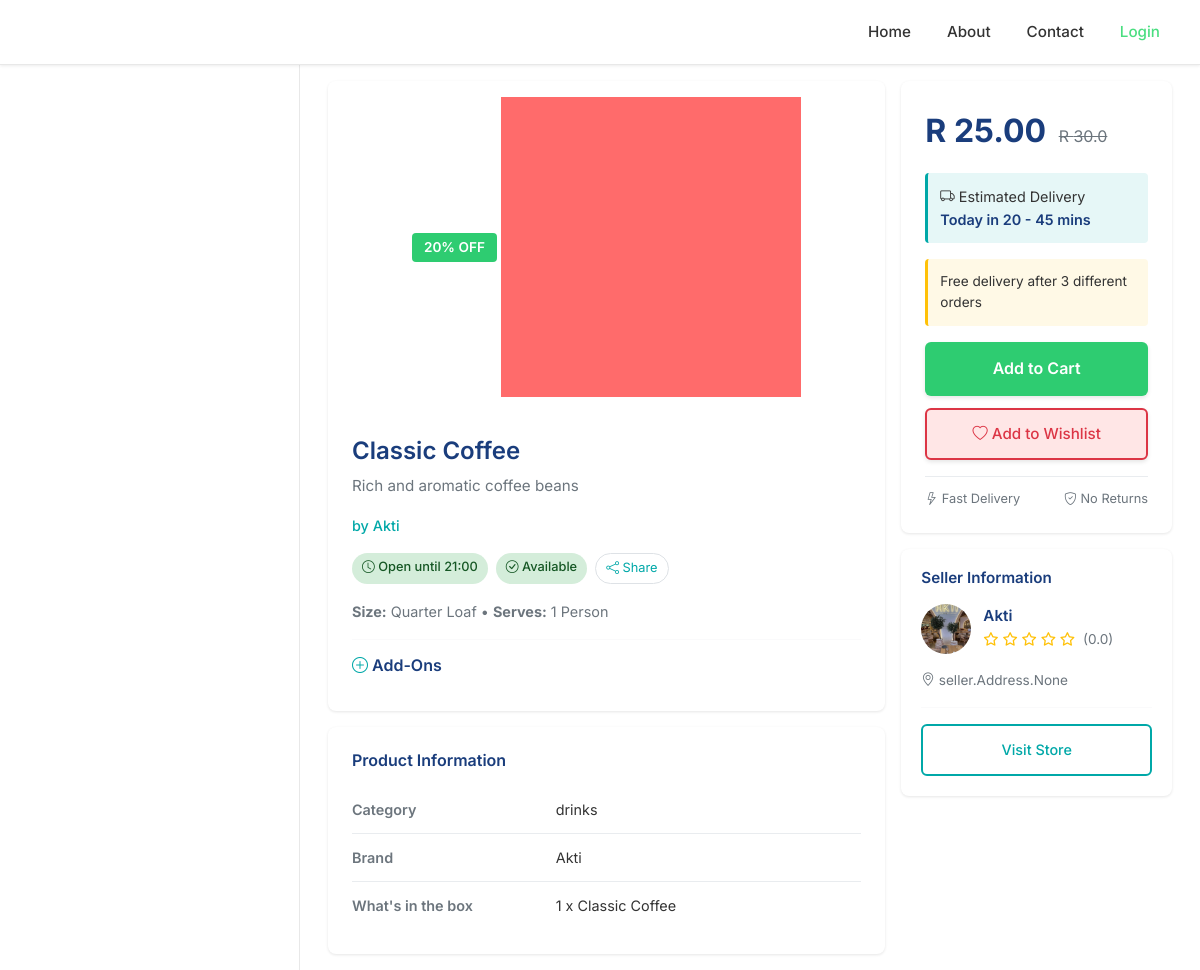
Before: /akti/classic-coffee with the older database file.
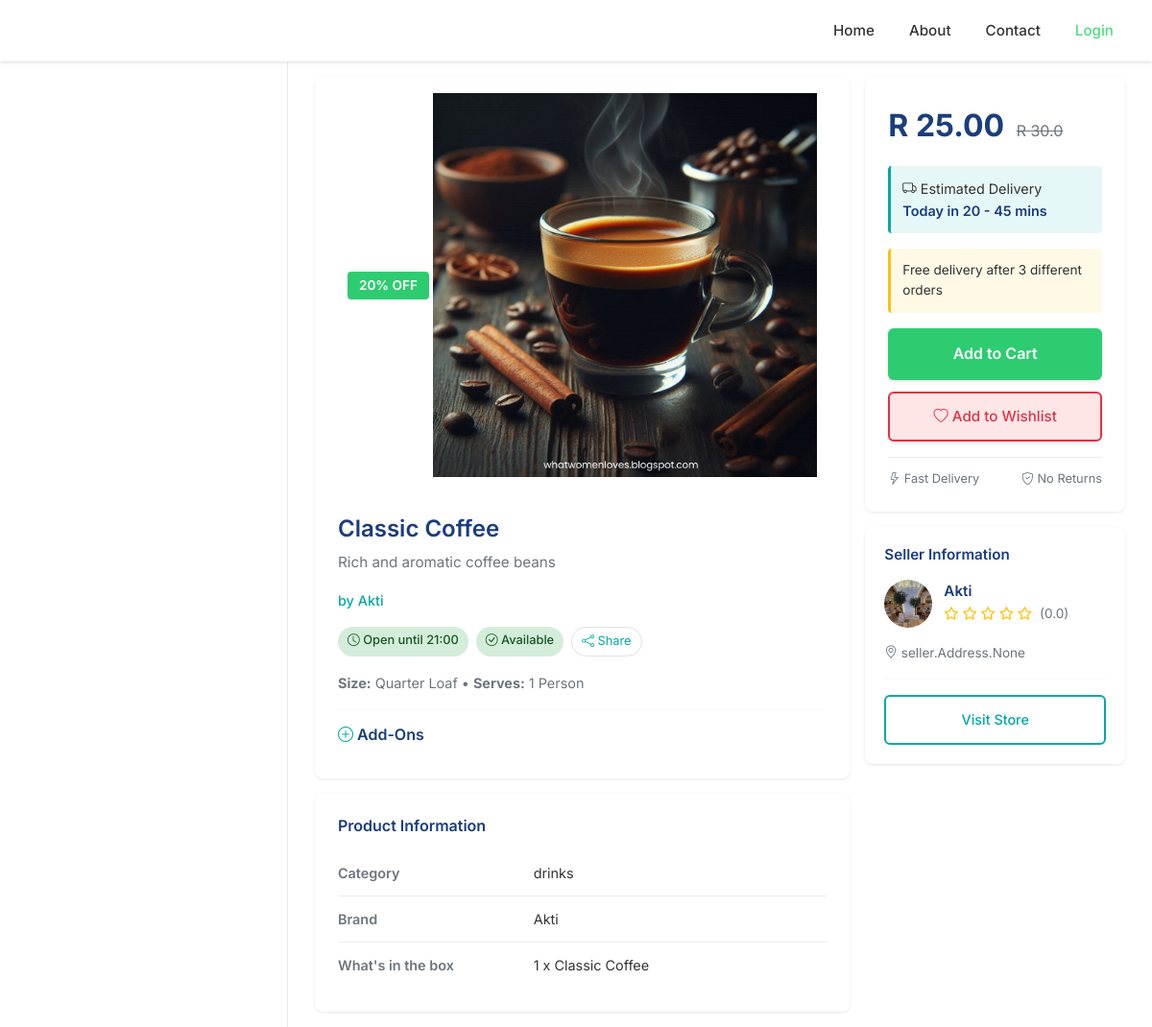
After: the same page with the newer database file.
### seller/wrap_models/product_model.py (models this page shows, shortened)
class Product(models.Model):
    CATEGORIES = [
        ('plate', 'Plate'),
        ('kota', 'Kota'),
        ('dagwood', 'Dagwood'),
        ('drinks', 'Drinks'),
        ('other', 'Other'),
    ]
    STATUS_CHOICES = [
        ('active', 'Active'),
        ('inactive', 'Inactive'),
        ('pending', 'Pending'),
        ('banned', 'banned'),
        ('reected', 'rejected'),
    ]
    business = models.ForeignKey(BusinessInformation, on_delete=models.CASCADE, related_name="products")
    name = models.CharField(max_length=200)
    category = models.CharField(max_length=50, choices=CATEGORIES, default='other')
    price = models.DecimalField(max_digits=10, decimal_places=2)
    quantity = models.PositiveIntegerField()
    description = models.TextField()
    small_description = models.TextField(null=True)
    status = models.CharField(max_length=50, choices=STATUS_CHOICES, default="pending")
    is_flagged = models.BooleanField(default=False)
    sales = models.PositiveIntegerField(default=0)
    timestamp = models.DateTimeField(default=timezone.now, null=True)
    image = models.ImageField(upload_to="uploads/")
    uuid = models.UUIDField(default=uuid.uuid4, editable=False, unique=False)
    slug = models.SlugField(unique=False, blank=True)  # <--- This
    def is_instock(self):
        if self.quantity < 1:
            return False
        return True
    def markup_price(self):
        return float(f'{self.price}') + (float(f'{self.price}') * 0.20)

### seller/wrap_models/business_model.py (models this page shows, shortened)
class BusinessInformation(models.Model):
    BUSINESS_CATEGORIES = [
        ('dropship', 'Dropship'),
        ('food', 'Food & beverages'),
        ('clothing', 'Clothing'),
        ('technology', 'Technology'),
        ('other', 'Other'),
    ]
    name = models.CharField(max_length=200)
    business_type = models.CharField(max_length=200)
    description = models.TextField()
    registration_number = models.CharField(max_length=200, unique=False)
    category = models.CharField(max_length=50, choices=BUSINESS_CATEGORIES, default='other')
    phone = models.CharField(max_length=20, blank=True, null=False)
    telephone = models.CharField(max_length=20, blank=True, null=True)
    email = models.CharField(max_length=200,unique=False)
    owner = models.ForeignKey(User, on_delete=models.CASCADE, related_name="businesses")
    open_time = models.CharField(max_length=50)
    close_time = models.CharField(max_length=50)
    date_created = models.DateTimeField(auto_now_add=True)
    status = models.CharField(max_length=50, default="pending")
    account_code = models.CharField(max_length=200,default="",null=True)
    open_orders = models.BooleanField(default=False)
    image = models.ImageField(upload_to='uploads/business_images/', null=True, blank=True)
    uuid = models.UUIDField(default=uuid.uuid4, editable=False, unique=False)
    slug = models.SlugField( blank=True)  # <--- This
    def __str__(self):
        return self.name
    class Meta:
        verbose_name_plural = "Businesses"

### shop/views.py (the view)
# urls.py: path('<slug:bSlug>/<slug:pSlug>', views.view_product, name='view_product'),
def view_product(request, bSlug, pSlug):
    product = Product.objects.filter(slug=pSlug).first()
    items= 0
    whishlist = 0
    is_business_user = False
    if request.user.is_authenticated:
        items = get_cart_items(request.user)
        whishlist = get_wishlist_items(request.user)
        is_business_user = request.user.groups.filter(name="business").exists()
    if product:
        all_ratings = BusinessRating.objects.filter(business=product.business)
        stars_list = [rating.stars for rating in all_ratings]
        if stars_list:
            average_rating = round(sum(stars_list) / len(stars_list), 1)
        else:
            average_rating = 0.0
        total_rating = len(stars_list)
        markup_price = float(f'{product.price}') + (float(f'{product.price}') * 0.20)
        absolute_image_url = request.build_absolute_uri(product.image.url)
        absolute_page_url = request.build_absolute_uri()
        return render(request,'products/view_product.html',{'absolute_page_url':absolute_page_url,'absolute_image_url':absolute_image_url,'markup_price':markup_price,'product':product,'cart_items_count':items,"wishlist_items_count":whishlist,'average_rating':average_rating,'total_rating':total_rating, 'is_business_user': is_business_user})
    return render(request,'products/view_product.html', {'is_business_user': is_business_user})

### shop/templates/products/view_product.html (shortened to what the changed rows need)
{% extends 'products/shop_base2.html' %}
{% load static %}
{% block content %}
<div class="product-container">
    <div class="row g-3">
        <div class="col-lg-8">
            <div class="product-card">
                <div class="product-image-section">
                    <span class="discount-badge">20% OFF</span>
                    <img src="{{product.image.url}}" alt="{{product.name}}">
                </div>
                <div class="product-details">
                    <h1 class="product-title">{{product.name}}</h1>
                    <p class="product-description">{{product.small_description}}</p>
                    <p class="business-name">by {{product.business}}</p>
                    <div class="status-badges">
                        {% if product.business.open_orders %}
                        <span class="badge-custom badge-open">
                            <i class="bi bi-clock"></i> Open until {{product.business.close_time}}
                        </span>
                        {% else %}
                        <span class="badge-custom badge-closed">
                            <i class="bi bi-clock"></i> Closed
                        </span>
                        {% endif %}
                        {% if product.is_instock %}
                        <span class="badge-custom badge-available">
                            <i class="bi bi-check-circle"></i> Available
                        </span>
                        {% else %}
                        <span class="badge-custom badge-outofstock">
                            <i class="bi bi-x-circle"></i> Out of Stock
                        </span>
                        {% endif %}
                        <button class="btn-share" onclick="showShareModal()">
                            <i class="bi bi-share"></i> Share
                        </button>
                    </div>
                    <div class="product-info">
                        <strong>Size:</strong> Quarter Loaf • <strong>Serves:</strong> 1 Person
                    </div>
                    <hr class="divider">
                    <div class="addons-section">
                        <h6><i class="bi bi-plus-circle" style="color: var(--primary-teal);"></i> Add-Ons</h6>
                    </div>
                </div>
            </div>
            <div class="info-table">
                <div class="info-row">
                    <span class="info-label">Category</span>
                    <span class="info-value">{{product.category}}</span>
                </div>
                <div class="info-row">
                    <span class="info-label">Brand</span>
                    <span class="info-value">{{product.business}}</span>
                </div>
                <div class="info-row">
                    <span class="info-label">What's in the box</span>
                    <span class="info-value">1 x {{product.name}}</span>
                </div>
            </div>
        </div>
        <div class="col-lg-4">
            <div class="price-section">
                <div class="price-display">
                    <span class="current-price">R {{product.price}}</span>
                    <span class="original-price">R {{product.markup_price}}</span>
                </div>
            </div>
            <div class="seller-card">
                <h6>Seller Information</h6>
                <div class="seller-info">
                    <img src="{{product.business.image.url}}" alt="{{product.business}}" class="seller-image">
                    <div class="seller-details">
                        <h6>{{product.business}}</h6>
                        <div class="rating-stars">
                            <i class="fa-star {% if average_rating > 0 %} fas {% else %} far {% endif %}"></i>
                            <i class="fa-star {% if average_rating > 1 %} fas {% else %} far {% endif %}"></i>
                            <i class="fa-star {% if average_rating > 2 %} fas {% else %} far {% endif %}"></i>
                            <i class="fa-star {% if average_rating > 3 %} fas {% else %} far {% endif %}"></i>
                            <i class="fa-star {% if average_rating > 4 %} fas {% else %} far {% endif %}"></i>
                            <span style="color: var(--text-muted); margin-left: 4px;">({{average_rating}})</span>
                        </div>
                    </div>
                </div>
                <div class="seller-meta">
                    <i class="bi bi-geo-alt"></i> {{product.business.addresses}}
                </div>
                <hr class="divider">
                <a href="" class="btn-visit-store">Visit Store</a>
            </div>
        </div>
    </div>
</div>
{% endblock %}

Changed rows visible on the page:
changed Product "Classic Coffee": image: a different picture
